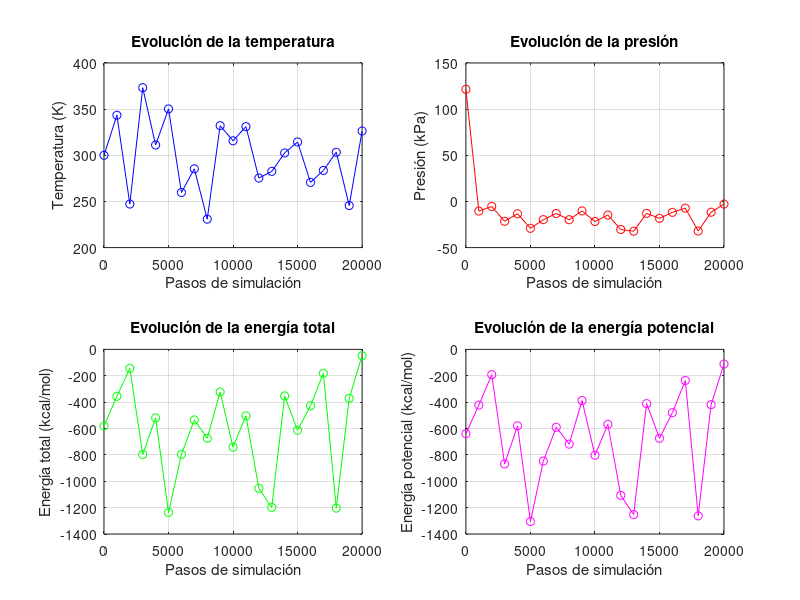
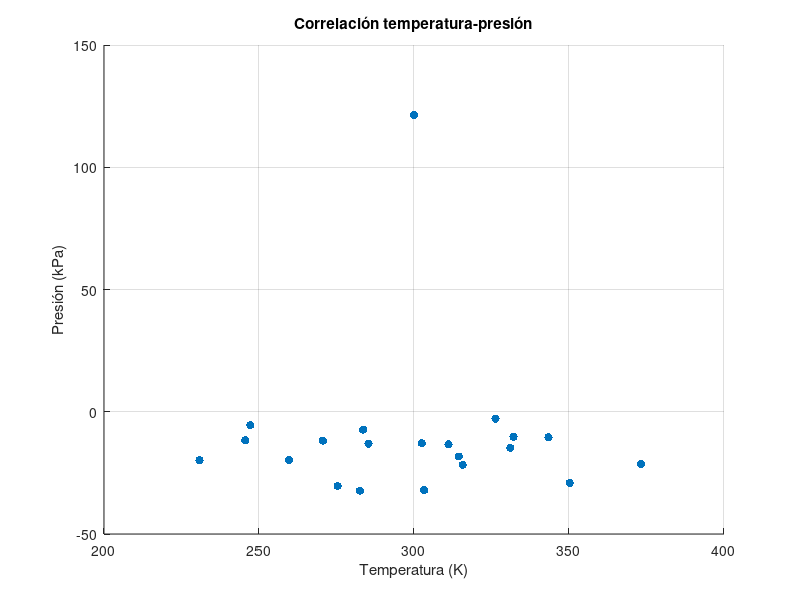
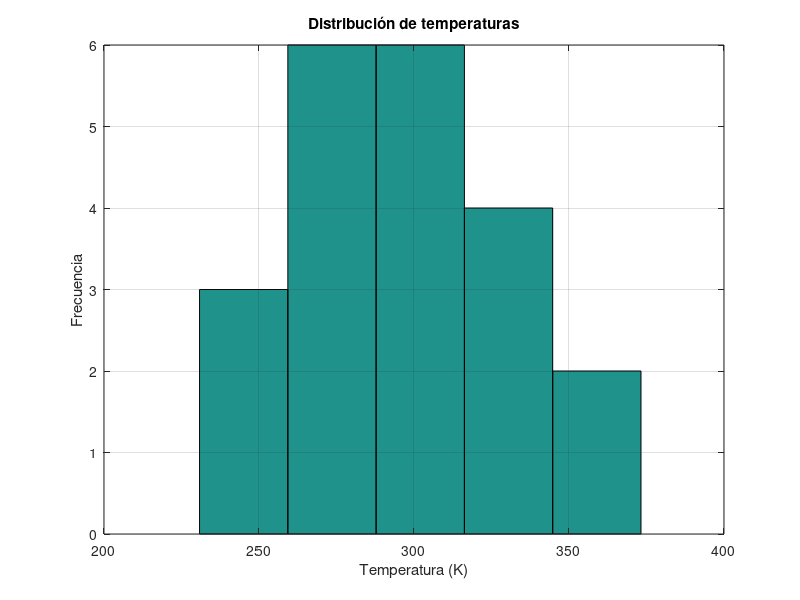

Recreate these plots in MATLAB, in order.
% Script Octave para analizar datos de simulación LAMMPS

clear all
close all

% Datos extraídos manualmente del archivo de salida (cada 1000 pasos)
steps = [0:1000:20000]';
temp = [300.00, 343.38, 247.18, 373.22, 311.16, 350.24, 259.69, 285.35, 230.82, 332.09, ...
        315.71, 331.05, 275.33, 282.57, 302.53, 314.47, 270.64, 283.56, 303.27, 245.56, 326.32];
press = [121475.86, -10421.05, -5475.79, -21486.49, -13357.03, -29107.38, -19729.65, ...
         -13047.31, -19795.28, -10259.26, -21736.63, -14740.69, -30370.45, -32254.08, ...
         -12904.56, -18290.65, -11790.66, -7299.60, -32052.83, -11687.59, -2838.80];
tot_energy = [-581.08, -355.88, -143.86, -796.61, -519.39, -1237.41, -796.27, -535.18, ...
              -673.75, -323.69, -741.63, -504.16, -1053.61, -1198.29, -352.61, -613.21, ...
              -427.64, -181.11, -1203.80, -371.39, -47.61];
pot_energy = [-639.20, -422.41, -191.75, -868.92, -579.68, -1305.27, -846.58, -590.47, ...
              -718.47, -388.04, -802.80, -568.30, -1106.96, -1253.04, -411.23, -674.14, ...
              -480.08, -236.05, -1262.56, -418.97, -110.84];

% Análisis de datos
mean_temp = mean(temp)
std_temp = std(temp)
mean_press = mean(press)/1000  % en kPa
std_press = std(press)/1000
mean_energy = mean(tot_energy)
std_energy = std(tot_energy)

% Gráficas
figure;
subplot(2,2,1);
plot(steps, temp, 'b-o');
xlabel('Pasos de simulación');
ylabel('Temperatura (K)');
title('Evolución de la temperatura');
grid on;

subplot(2,2,2);
plot(steps, press/1000, 'r-o');
xlabel('Pasos de simulación');
ylabel('Presión (kPa)');
title('Evolución de la presión');
grid on;

subplot(2,2,3);
plot(steps, tot_energy, 'g-o');
xlabel('Pasos de simulación');
ylabel('Energía total (kcal/mol)');
title('Evolución de la energía total');
grid on;

subplot(2,2,4);
plot(steps, pot_energy, 'm-o');
xlabel('Pasos de simulación');
ylabel('Energía potencial (kcal/mol)');
title('Evolución de la energía potencial');
grid on;

% Correlación entre temperatura y presión
figure;
scatter(temp, press/1000, 'filled');
xlabel('Temperatura (K)');
ylabel('Presión (kPa)');
title('Correlación temperatura-presión');
% lsline;
grid on;

% Histograma de temperaturas
figure;
hist(temp, 5);
xlabel('Temperatura (K)');
ylabel('Frecuencia');
title('Distribución de temperaturas');
grid on;
